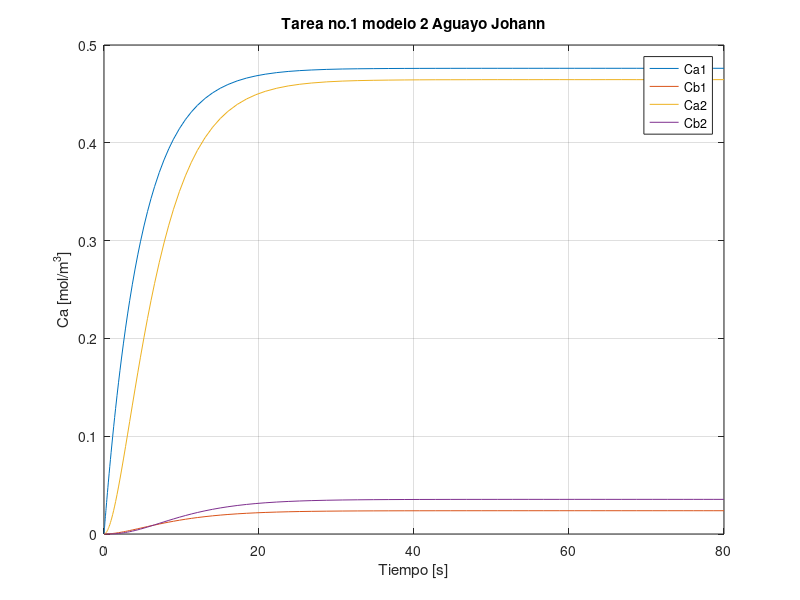

Recreate this plot in MATLAB.
%Tarea 1 modelo 2 control de procesos
%Reactores en serie con mismo volumen y flujo ctte
function Reactor_en_serie_2
clear
clc
[T,y]=ode45(@modelo_2,[0,80],[0,0,0,0]);
y(:,2)
%datos
plot(T,y)
title("Tarea no.1 modelo 2 Aguayo Johann")
ylabel("Ca [mol/m^3]"),xlabel("Tiempo [s]");
grid
legend("Ca1","Cb1","Ca2","Cb2")

end
function dydT=modelo_2(T,y)
%datos
Ca1 = y(1);
Cb1= y(2);
Ca2 = y(3);
Cb2 = y(4);
F = 0.008; %m^3/s
v1 = 0.04; %m^3
v2 = 0.02; %m^3
k = 0.01; %1/s
Cao = 0.5; %mol/m^3

%Ecuacion de diseño CSTR
dydT(1)=((F*Cao)/v1)-((F*Ca1)/v1)-(k*Ca1);
dydT(2)=(k*Ca1)-((F*Cb1)/v1);
dydT(3)=((F*Ca1)/v2)-((F*Ca2)/v2)-(k*Ca2);
dydT(4)=(k*Ca2)+((F*Cb1)/v2)-((F*Cb2)/v2);
dydT=dydT';
end